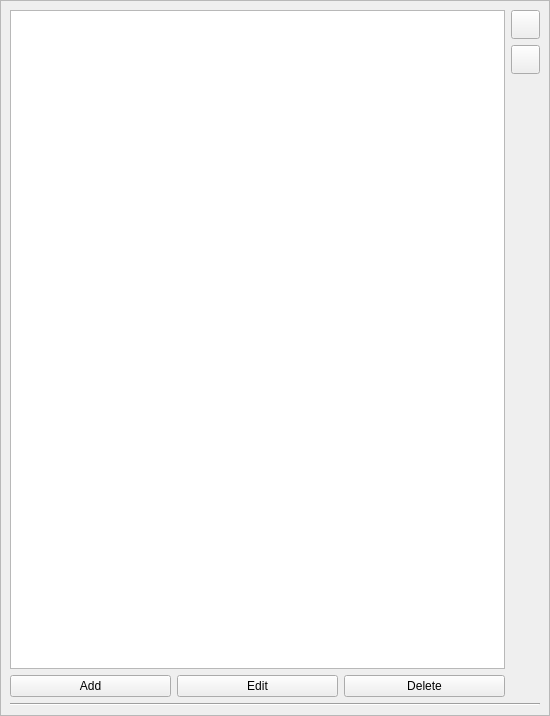
<?xml version="1.0" encoding="UTF-8"?>
<ui version="4.0">
 <class>FavoriteTagsPage</class>
 <widget class="QScrollArea" name="FavoriteTagsPage">
  <property name="geometry">
   <rect>
    <x>0</x>
    <y>0</y>
    <width>550</width>
    <height>716</height>
   </rect>
  </property>
  <property name="windowTitle">
   <string>ScrollArea</string>
  </property>
  <property name="frameShadow">
   <enum>QFrame::Plain</enum>
  </property>
  <property name="widgetResizable">
   <bool>true</bool>
  </property>
  <widget class="QWidget" name="scrollAreaWidgetContents">
   <property name="geometry">
    <rect>
     <x>0</x>
     <y>0</y>
     <width>546</width>
     <height>712</height>
    </rect>
   </property>
   <property name="layoutDirection">
    <enum>Qt::LeftToRight</enum>
   </property>
   <layout class="QGridLayout" name="gridLayout">
    <item row="0" column="0" rowspan="2">
     <widget class="QTableView" name="tagTableView">
      <property name="sizePolicy">
       <sizepolicy hsizetype="Expanding" vsizetype="Expanding">
        <horstretch>0</horstretch>
        <verstretch>1</verstretch>
       </sizepolicy>
      </property>
      <property name="minimumSize">
       <size>
        <width>241</width>
        <height>192</height>
       </size>
      </property>
     </widget>
    </item>
    <item row="0" column="1">
     <layout class="QVBoxLayout" name="verticalLayout">
      <item>
       <widget class="QPushButton" name="moveUpButton">
        <property name="minimumSize">
         <size>
          <width>29</width>
          <height>29</height>
         </size>
        </property>
        <property name="maximumSize">
         <size>
          <width>29</width>
          <height>29</height>
         </size>
        </property>
        <property name="text">
         <string/>
        </property>
       </widget>
      </item>
      <item>
       <widget class="QPushButton" name="moveDownButton">
        <property name="minimumSize">
         <size>
          <width>29</width>
          <height>29</height>
         </size>
        </property>
        <property name="maximumSize">
         <size>
          <width>29</width>
          <height>29</height>
         </size>
        </property>
        <property name="text">
         <string/>
        </property>
       </widget>
      </item>
     </layout>
    </item>
    <item row="3" column="0" colspan="2">
     <widget class="Line" name="line">
      <property name="orientation">
       <enum>Qt::Horizontal</enum>
      </property>
     </widget>
    </item>
    <item row="2" column="0">
     <layout class="QHBoxLayout" name="horizontalLayout">
      <property name="sizeConstraint">
       <enum>QLayout::SetFixedSize</enum>
      </property>
      <item>
       <widget class="QPushButton" name="addButton">
        <property name="text">
         <string>Add</string>
        </property>
       </widget>
      </item>
      <item>
       <widget class="QPushButton" name="editButton">
        <property name="text">
         <string>Edit</string>
        </property>
       </widget>
      </item>
      <item>
       <widget class="QPushButton" name="deleteButton">
        <property name="text">
         <string>Delete</string>
        </property>
       </widget>
      </item>
     </layout>
    </item>
    <item row="1" column="1" rowspan="2">
     <spacer name="verticalSpacer">
      <property name="orientation">
       <enum>Qt::Vertical</enum>
      </property>
      <property name="sizeHint" stdset="0">
       <size>
        <width>20</width>
        <height>125</height>
       </size>
      </property>
     </spacer>
    </item>
   </layout>
  </widget>
 </widget>
 <resources/>
 <connections/>
</ui>
